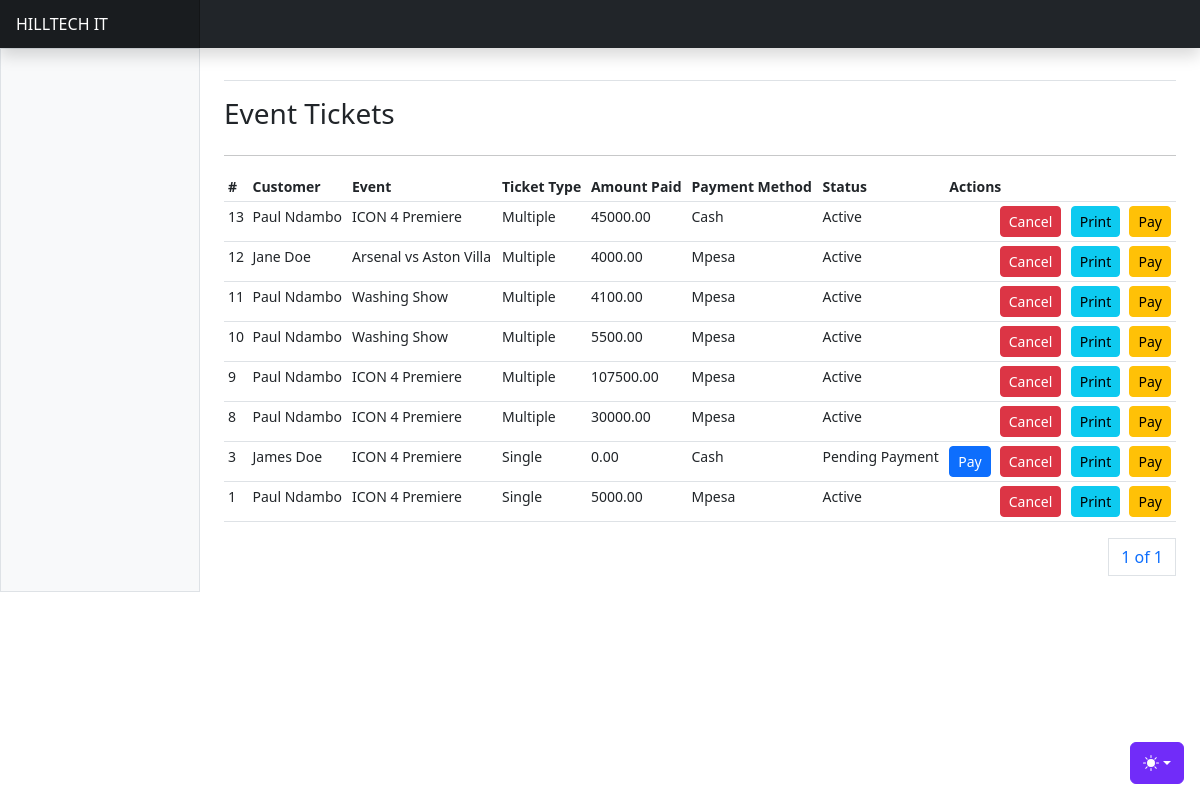
The page /events/tickets/ on the database as committed earlier.
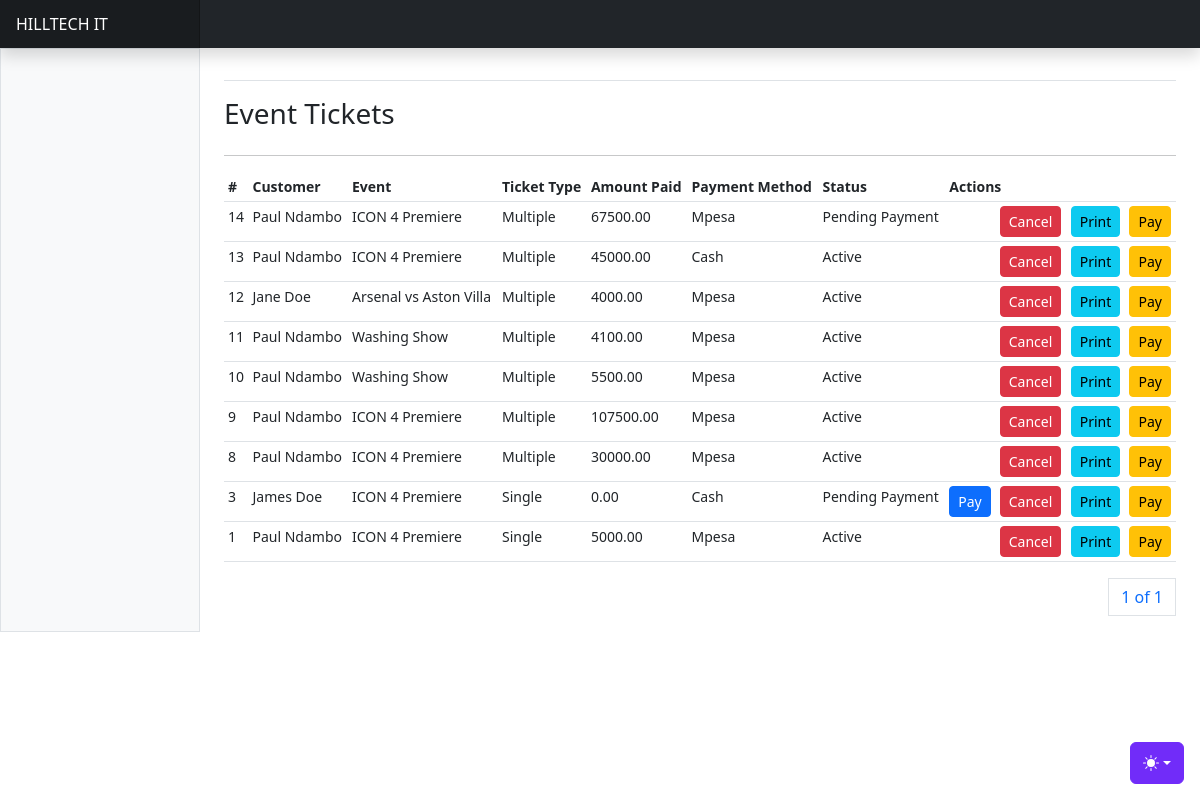
The same page on the database as committed later.
### apps/events/models.py (models this page shows, shortened)
class EventTicket(AbstractBaseModel):
    user = models.ForeignKey("users.User", on_delete=models.CASCADE, related_name="usereventtickets")
    event = models.ForeignKey(Event, on_delete=models.CASCADE, related_name="eventtickets")
    ticket_type = models.CharField(max_length=255, choices=EVENT_TICKET_TYPE_CHOICES)
    amount_expected = models.DecimalField(max_digits=20, decimal_places=2, null=True)
    amount_paid = models.DecimalField(max_digits=20, decimal_places=2, null=True)
    payment_method = models.CharField(max_length=255, choices=PAYMENT_METHOD_CHOICES, null=True)
    ticket_status = models.CharField(max_length=255, choices=TICKET_STATUS_CHOICES)
    payment_link = models.URLField(max_length=500, null=True)
    tx_ref = models.CharField(max_length=255, null=True)
    transaction_id = models.CharField(max_length=255, null=True)
    @property
    def is_fully_paid(self):
        return True if self.amount_paid == self.amount_expected else False

class Event(AbstractBaseModel):
    owner = models.ForeignKey(
        "users.User", on_delete=models.CASCADE, related_name="userevents")
    title = models.CharField(max_length=500)
    event_date = models.DateField(null=True)
    event_time = models.TimeField(null=True)
    regular_ticket_price = models.DecimalField(max_digits=20, decimal_places=2)
    vip_ticket_price = models.DecimalField(max_digits=20, decimal_places=2)
    vvip_ticket_price = models.DecimalField(max_digits=20, decimal_places=2)
    children_ticket_price = models.DecimalField(
        max_digits=20, decimal_places=2)
    age_limit = models.FloatField(default=0)
    children_allowed = models.BooleanField(default=True)
    description = models.TextField()
    location = models.CharField(max_length=1000)
    event_banner = models.ImageField(upload_to="event_banners/", null=True)
    allowed_payment_methods = models.JSONField(default=list)
    total_tickets = models.IntegerField(default=1)
    def __str__(self):
        return self.title

### apps/users/models.py (models this page shows, shortened)
class User(AbstractUser, AbstractBaseModel):
    role = models.CharField(choices=ROLE_CHOICES, max_length=32, null=True)
    phone_number = models.CharField(max_length=255, null=True)
    id_number = models.CharField(max_length=255, null=True)
    gender = models.CharField(max_length=255, null=True, choices=GENDER_CHOICES)
    date_of_birth = models.DateField(null=True)
    city = models.CharField(max_length=255, null=True)
    country = models.CharField(max_length=255, null=True)
    address = models.CharField(max_length=255, null=True)
    token = models.CharField(null=True, max_length=255)
    token_expiration_date = models.DateTimeField(null=True)
    activation_date = models.DateTimeField(null=True)
    position = models.CharField(max_length=255, choices=STAFF_POSITION_CHOICES, null=True)
    def name(self):
        return f"{self.first_name} {self.last_name}"

### apps/events/views.py (the view)
# urls.py: path("tickets/", event_tickets, name="tickets"),
def event_tickets(request):
    tickets = EventTicket.objects.all().order_by("-created")
    paginator = Paginator(tickets, 10)
    page_number = request.GET.get("page")
    page_obj = paginator.get_page(page_number)
    context = {
        "tickets": tickets,
        "page_obj": page_obj
    }
    return render(request, "events/tickets.html", context)

### templates/events/tickets.html (shortened to what this page needs)
{% extends "base.html" %}
{% block content %}
<div class="row">
    <h3>Event Tickets</h3>
</div>
<hr/>
      <div class="table-responsive small">
        <table class="table table-sm">
          <thead>
            <tr>
              <th scope="col">#</th>
              <th scope="col">Customer</th>
              <th scope="col">Event</th>
              <th scope="col">Ticket Type</th>
              <th scope="col">Amount Paid</th>
              <th scope="col">Payment Method</th>
              <th scope="col">Status</th>
              <th scope="col" colspan="4">Actions</th>
            </tr>
          </thead>
          <tbody>
            {% for event_ticket in page_obj %}
            <tr>
              <td>{{event_ticket.id}}</td>
              <td>{{event_ticket.user.name}}</td>
              <td>{{event_ticket.event}}</td>
              <td>{{event_ticket.ticket_type}}</td>
              <td>{{event_ticket.amount_paid}}</td>
              <td>{{event_ticket.payment_method}}</td>
              <td>{{event_ticket.ticket_status}}</td>
              {% if event_ticket.is_fully_paid == True %}
              <td></td>
              {% else %}
              <td><a class="btn btn-primary btn-sm" data-bs-toggle="modal" data-bs-target="#eventTicketPaymentModal{{event_ticket.id}}">
                Pay
              </a></td>
              {% endif %}
              <td><a class="btn btn-danger btn-sm" data-bs-toggle="modal" data-bs-target="#cancelEventTicketModal{{ event_ticket.id }}">
                Cancel
              </a></td>
              <td><a href="{% url 'print-ticket' event_ticket.id %}" class="btn btn-info btn-sm">Print</a></td>
              <td><a href="{{event_ticket.payment_link}}" class="btn btn-warning btn-sm">
                Pay
              </a></td>
            </tr>
            {% endfor %}
          </tbody>
        </table>
        <div>
          <nav aria-label="Page navigation example">
            <ul class="pagination justify-content-end">
              <a class="page-link" href="#">{{ page_obj.number }} of {{ page_obj.paginator.num_pages }}</a>
            </ul>
          </nav>
        </div>
      </div>
{% endblock content %}

Rows that differ between the two databases and show on the page:
added EventTicket: id "14", user.name "Paul Ndambo", event "ICON 4 Premiere", ticket_type "Multiple", amount_paid "67500.00", payment_method "Mpesa", ticket_status "Pending Payment", amount_expected 67500 (drawn)
